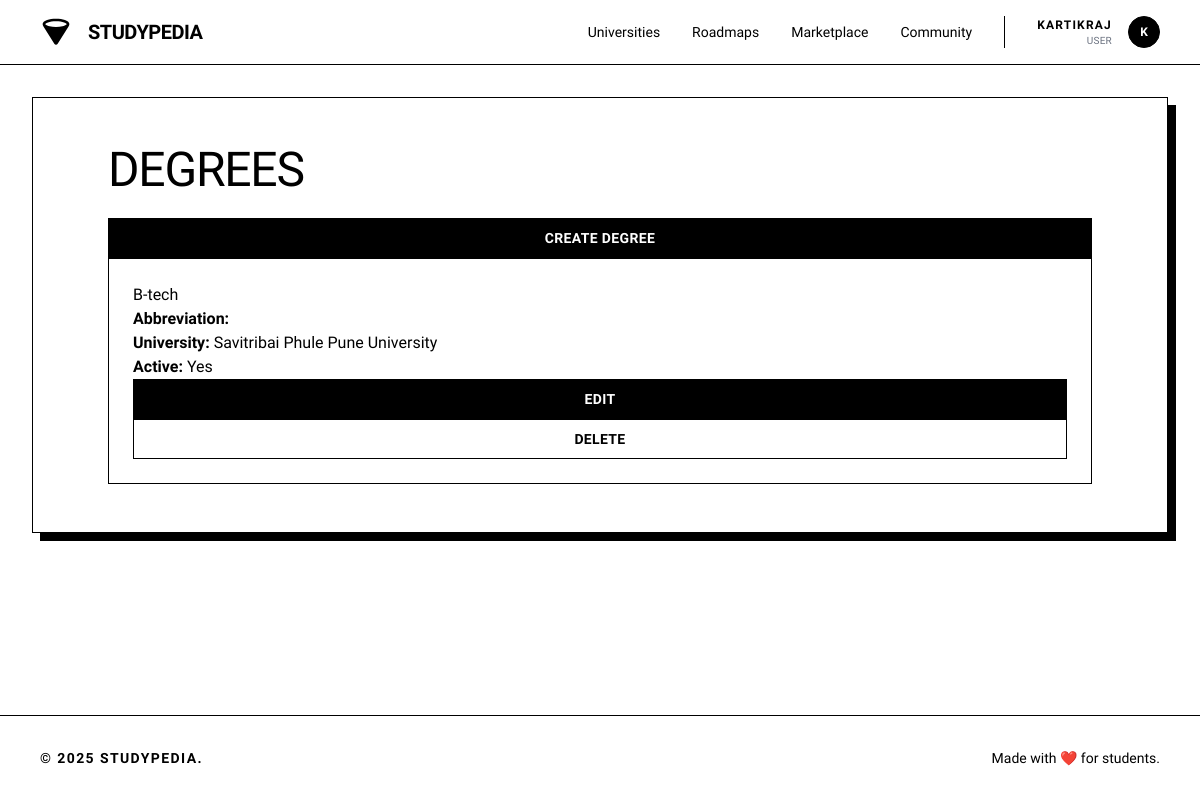
The page /university/degrees/ (signed in) on the database its author committed.
### accounts/models.py (models this page shows, shortened)
class User(AbstractUser):
    ROLE_CHOICES = (
        ('user', 'User'),
        ('staff', 'Staff'),
        ('admin', 'Admin'),
    )
    role = models.CharField(max_length=20, choices=ROLE_CHOICES, default='user')
    college = models.CharField(max_length=200, blank=True)
    year_of_study = models.PositiveIntegerField(null=True, blank=True)
    location = models.CharField(max_length=100, blank=True)
    phone = models.CharField(max_length=15, blank=True)
    profile_picture = models.ImageField(upload_to='profiles/', null=True, blank=True)
    bio = models.TextField(max_length=500, blank=True)
    credits = models.PositiveIntegerField(default=0)
    wallet_balance = models.DecimalField(max_digits=8, decimal_places=2, default=0.00)
    followers = models.ManyToManyField('self', through='Follow', related_name='following', symmetrical=False)
    created_at = models.DateTimeField(auto_now_add=True)
    updated_at = models.DateTimeField(auto_now=True)
    class Meta:
        indexes = [
            models.Index(fields=['username']),
            models.Index(fields=['created_at']),
        ]

### university/models.py (models this page shows, shortened)
class Degree(models.Model):
    university = models.ForeignKey(University, on_delete=models.CASCADE, related_name='degrees')
    name = models.CharField(max_length=255)
    abbreviation = models.CharField(max_length=10, null=True, blank=True)
    is_active = models.BooleanField(default=True)
    created_at = models.DateTimeField(auto_now_add=True)
    updated_at = models.DateTimeField(auto_now=True)
    class Meta:
        ordering = ['name']

class University(models.Model):
    name = models.CharField(max_length=255)
    abbreviation = models.CharField(max_length=10, null=True, blank=True)
    is_active = models.BooleanField(default=True)
    created_at = models.DateTimeField(auto_now_add=True)
    updated_at = models.DateTimeField(auto_now=True)
    class Meta:
        ordering = ['name']

### accounts/views.py (the view, shortened to what this page needs)
    def wrapper(request, *args, **kwargs):
        if request.user.is_authenticated:
            return view_func(request, *args, **kwargs)

### accounts/views.py (called while the page is built, shortened)
def jwt_auth(view_func):
    def wrapper(request, *args, **kwargs):
        if request.user.is_authenticated:
            return view_func(request, *args, **kwargs)
    return wrapper

### university/views.py (called while the page is built)
@jwt_auth
def degree_list(request):
    degrees = Degree.objects.all()
    return render(request, 'university/degree_list.html', {'degrees': degrees})

### university/templates/university/degree_list.html (shortened to what this page needs)
{% extends 'base.html' %}
{% block content %}
<div class="max-w-[1440px] mx-auto w-full px-4 md:px-8 py-8"><div class="bg-white border border-black p-8 md:p-12 shadow-[8px_8px_0px_0px_rgba(0,0,0,1)]">
  <div class="container">
    <h1 class="text-black tracking-tight text-3xl md:text-5xl font-light font-display uppercase mb-6" >Degrees</h1>
    {% if user.is_staff %}
      <a href="{% url 'university:degree_create' %}" class="flex min-w-[84px] cursor-pointer items-center justify-center border border-black bg-black text-white hover:bg-white hover:text-black transition-colors h-10 px-6 text-sm font-bold uppercase tracking-wide">Create Degree</a>
    {% endif %}
    <div class="grid grid-3">
      {% for degree in degrees %}
        <div class="bg-white border border-black p-6 group hover:shadow-[4px_4px_0px_0px_rgba(0,0,0,1)] transition-all duration-300">
          <h3>{{ degree.name }}</h3>
          <p><strong>Abbreviation:</strong> {{ degree.abbreviation }}</p>
          <p><strong>University:</strong> {{ degree.university.name }}</p>
          <p><strong>Active:</strong> {{ degree.is_active|yesno:"Yes,No" }}</p>
          {% if user.is_staff %}
            <a href="{% url 'university:degree_update' degree.pk %}" class="flex min-w-[84px] cursor-pointer items-center justify-center border border-black bg-black text-white hover:bg-white hover:text-black transition-colors h-10 px-6 text-sm font-bold uppercase tracking-wide">Edit</a>
            <a href="{% url 'university:degree_delete' degree.pk %}" class="flex min-w-[84px] cursor-pointer items-center justify-center border border-black hover:bg-black hover:text-white transition-colors h-10 px-6 text-black text-sm font-bold uppercase tracking-wide" onclick="return confirm('Are you sure you want to delete {{ degree.name }}?');">Delete</a>
          {% endif %}
        </div>
      {% empty %}
        <p>No degrees found.</p>
      {% endfor %}
    </div>
  </div>
</div></div>
{% endblock %}

### templates/navbar.html (shortened to what this page needs)
<header class="flex items-center justify-between whitespace-nowrap border-b border-black px-10 py-4 sticky top-0 z-50 bg-white">
<div class="flex items-center gap-4">
<a href="{% url 'core:home' %}" class="flex items-center gap-4">
<div class="size-8 text-black">
</div>
<h2 class="text-black text-xl font-bold tracking-tight uppercase">Studypedia</h2>
</a>
</div>
<nav class="hidden md:flex flex-1 justify-end gap-8 items-center">
<div class="flex items-center gap-8">
<a class="text-black hover:underline underline-offset-4 transition-all text-sm font-medium" href="{% url 'university:university_list' %}">Universities</a>
<a class="text-black hover:underline underline-offset-4 transition-all text-sm font-medium" href="{% url 'roadmaps:roadmap_list' %}">Roadmaps</a>
<a class="text-black hover:underline underline-offset-4 transition-all text-sm font-medium" href="{% url 'ecommerce:marketplace' %}">Marketplace</a>
<a class="text-black hover:underline underline-offset-4 transition-all text-sm font-medium" href="{% url 'social:social' %}">Community</a>
</div>
{% if user.is_authenticated %}
<div class="flex items-center gap-4 border-l border-black pl-8">
    <div class="flex flex-col text-right">
        <span class="text-xs font-bold uppercase tracking-widest text-black">
            {% if user.first_name %}{{ user.first_name }} {{ user.last_name }}{% else %}{{ user.username }}{% endif %}
        </span>
        <span class="text-[10px] text-gray-500 uppercase tracking-wide">
            {% if user.role %}{{ user.get_role_display }}{% else %}Student{% endif %}
        </span>
    </div>
    <div class="relative group">
        <a href="{% url 'accounts:profile' %}" class="block size-8 bg-black rounded-full overflow-hidden border border-black cursor-pointer">
            {% if user.avatar %}
                <img alt="User Avatar" class="w-full h-full object-cover grayscale" src="{{ user.avatar.url }}"/>
            {% else %}
                <div class="w-full h-full flex items-center justify-center text-white text-xs font-bold">{{ user.username|make_list|first|upper }}</div>
            {% endif %}
        </a>
    </div>
</div>
{% endif %}
</nav>
</header>

### static/css/style.css (style rules this page uses)
:root { --bg-color: #ffffff; --text-color: #000000; --accent-color: #000000; --border-color: #999999; --hover-color: #f5f5f5; --shadow: 0 2px 4px rgba(0, 0, 0, 0.1); --primary-color: #000000; --secondary-color: #666666; }
* { margin: 0; padding: 0; box-sizing: border-box; }
body { font-family: 'Inter', -apple-system, BlinkMacSystemFont, sans-serif; background: var(--bg-color); color: var(--text-color); line-height: 1.6; padding-bottom: 70px; }
.container { max-width: 1200px; margin: 0 auto; padding: 0 20px; }
header { border-bottom: 1px solid var(--border-color); padding: 0.75rem 0; position: sticky; top: 0; background: var(--bg-color); z-index: 100; }
nav { display: flex; justify-content: space-between; align-items: center; }
@media (min-width: 769px) { body { padding-bottom: 0; } }
.grid { display: grid; gap: 2rem; }
.grid-3 { grid-template-columns: repeat(auto-fit, minmax(250px, 1fr)); }

### rows shown on the page
User: username "KARTIKRAJ", role "USER", username|make_list "K"
Degree: name "B-tech", university.name "Savitribai Phule Pune University", is_active "Yes"
